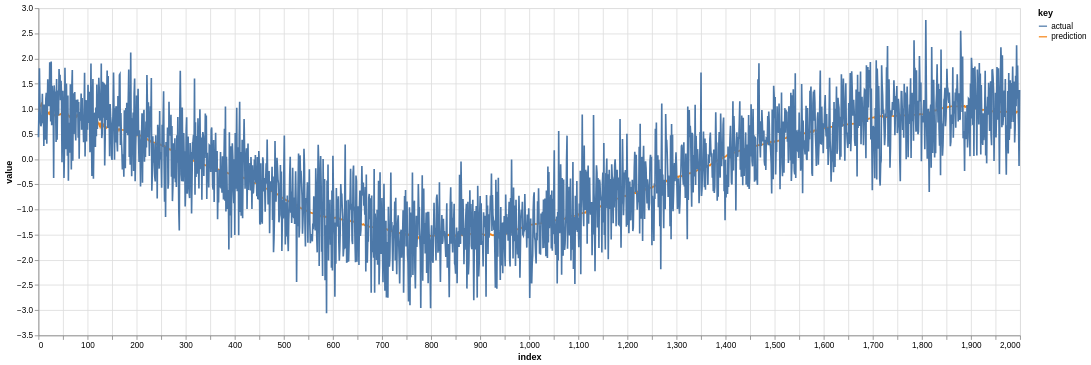

Notebook cell for this chart:
### Markdown cell above
An element from the above batch is encoded, decoded, and a prediction plotted

### Code cell
# i = 0
# i = 1
i = 25

i_s, x_s, y_s = batch
x_s = x_s.numpy()
x_pred, z_mean, z_sd = model(x_s[i], jr.PRNGKey(42))

display(ds.metadata_df.loc[i_s[i].item()])

# first dimension of `x_pred` is 1, and hence it's squeezed out
df = pd.DataFrame({'prediction': x_pred[0], 'actual': x_s[i].ravel()})
n_rows = 2000
alt.Chart(
    df.iloc[:n_rows].reset_index()
).transform_fold(
    df.columns.to_list()
).mark_line().encode(
    x='index:Q', y='value:Q', color='key:N'
).properties(width=1_200, height=400)

### Figure 1 — Vega-Lite specification as saved in the notebook (floating-point values rounded to 4 significant figures; data arrays with more than 128 entries replaced by an {"elided": "..."} marker saying what was removed)
{"config": {"view": {"continuousWidth": 300, "continuousHeight": 300}}, "data": {"name": "data-b2503aa11e4448fc160d25a075fd72c6"}, "mark": {"type": "line"}, "encoding": {"color": {"field": "key", "type": "nominal"}, "x": {"field": "index", "type": "quantitative"}, "y": {"field": "value", "type": "quantitative"}}, "height": 400, "transform": [{"fold": ["prediction", "actual"]}], "width": 1200, "$schema": "https://vega.github.io/schema/vega-lite/v5.8.0.json", "datasets": {"data-b2503aa11e4448fc160d25a075fd72c6": {"elided": "2000 records"}}}
